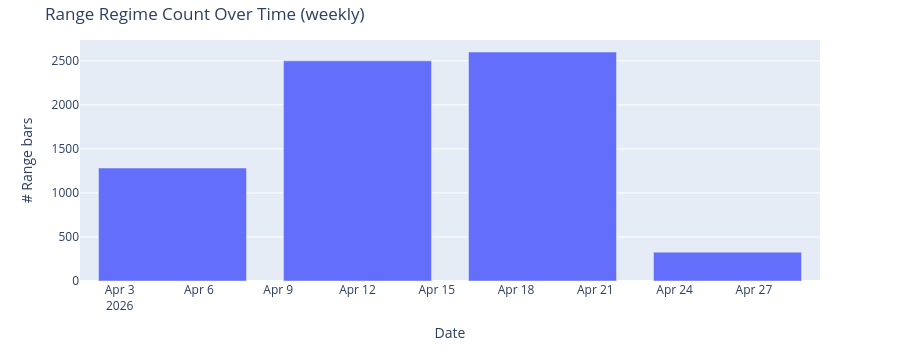

Source (notebook cell):
### Code cell
# Rolling count of Range bars per week
range_ts = df.set_index('Time')['Regime'].eq(0).resample('W').sum().reset_index()
range_ts.columns = ['Time', 'Range_Count']

fig = go.Figure()
fig.add_trace(go.Bar(x=range_ts['Time'], y=range_ts['Range_Count'], name='Range bars'))
fig.update_layout(
    title='Range Regime Count Over Time (weekly)',
    xaxis_title='Date',
    yaxis_title='# Range bars',
    height=350,
    margin=dict(t=40, b=40),
)
fig.show()

### Figure 1 — Plotly figure (JSON) as saved in the notebook; plotly's stock layout.template omitted (floating-point values rounded to 4 significant figures)
{"data": [{"name": "Range bars", "type": "bar", "x": ["2026-04-05T00:00:00.000000", "2026-04-12T00:00:00.000000", "2026-04-19T00:00:00.000000", "2026-04-26T00:00:00.000000"], "y": [1283, 2500, 2600, 327]}], "layout": {"height": 350, "margin": {"b": 40, "t": 40}, "title": {"text": "Range Regime Count Over Time (weekly)"}, "xaxis": {"title": {"text": "Date"}}, "yaxis": {"title": {"text": "# Range bars"}}}}
